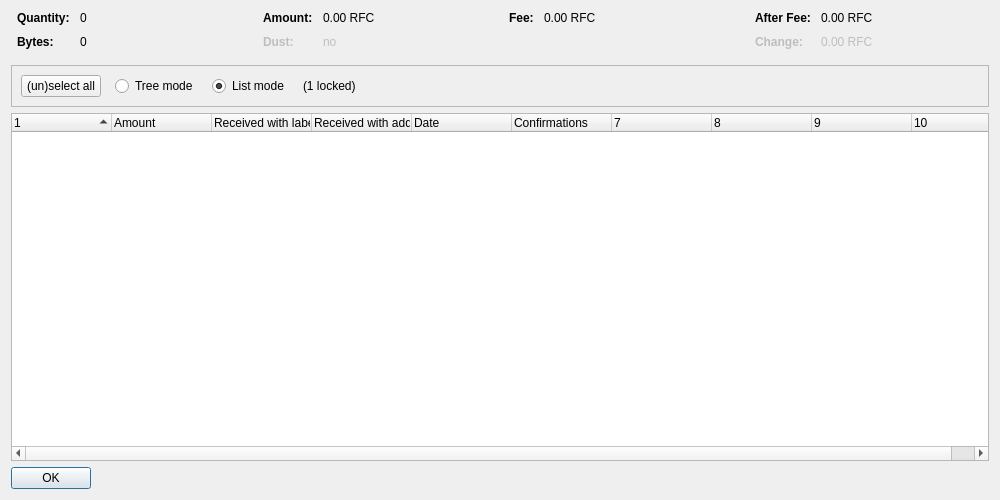
<?xml version="1.0" encoding="UTF-8"?>
<ui version="4.0">
 <class>CoinControlDialog</class>
 <widget class="QDialog" name="CoinControlDialog">
  <property name="geometry">
   <rect>
    <x>0</x>
    <y>0</y>
    <width>1000</width>
    <height>500</height>
   </rect>
  </property>
  <property name="windowTitle">
   <string>Coin Selection</string>
  </property>
  <layout class="QVBoxLayout" name="verticalLayout">
   <item>
    <layout class="QHBoxLayout" name="horizontalLayoutTop" stretch="0,0,0,0">
     <property name="topMargin">
      <number>0</number>
     </property>
     <property name="bottomMargin">
      <number>10</number>
     </property>
     <item>
      <layout class="QFormLayout" name="formLayoutCoinControl1">
       <property name="horizontalSpacing">
        <number>10</number>
       </property>
       <property name="verticalSpacing">
        <number>10</number>
       </property>
       <property name="leftMargin">
        <number>6</number>
       </property>
       <property name="rightMargin">
        <number>6</number>
       </property>
       <item row="0" column="0">
        <widget class="QLabel" name="labelCoinControlQuantityText">
         <property name="font">
          <font>
           <weight>75</weight>
           <bold>true</bold>
          </font>
         </property>
         <property name="text">
          <string>Quantity:</string>
         </property>
        </widget>
       </item>
       <item row="0" column="1">
        <widget class="QLabel" name="labelCoinControlQuantity">
         <property name="cursor">
          <cursorShape>IBeamCursor</cursorShape>
         </property>
         <property name="contextMenuPolicy">
          <enum>Qt::ActionsContextMenu</enum>
         </property>
         <property name="text">
          <string notr="true">0</string>
         </property>
         <property name="textInteractionFlags">
          <set>Qt::LinksAccessibleByMouse|Qt::TextSelectableByKeyboard|Qt::TextSelectableByMouse</set>
         </property>
        </widget>
       </item>
       <item row="1" column="0">
        <widget class="QLabel" name="labelCoinControlBytesText">
         <property name="font">
          <font>
           <weight>75</weight>
           <bold>true</bold>
          </font>
         </property>
         <property name="text">
          <string>Bytes:</string>
         </property>
        </widget>
       </item>
       <item row="1" column="1">
        <widget class="QLabel" name="labelCoinControlBytes">
         <property name="cursor">
          <cursorShape>IBeamCursor</cursorShape>
         </property>
         <property name="contextMenuPolicy">
          <enum>Qt::ActionsContextMenu</enum>
         </property>
         <property name="text">
          <string notr="true">0</string>
         </property>
         <property name="textInteractionFlags">
          <set>Qt::LinksAccessibleByMouse|Qt::TextSelectableByKeyboard|Qt::TextSelectableByMouse</set>
         </property>
        </widget>
       </item>
      </layout>
     </item>
     <item>
      <layout class="QFormLayout" name="formLayoutCoinControl2">
       <property name="horizontalSpacing">
        <number>10</number>
       </property>
       <property name="verticalSpacing">
        <number>10</number>
       </property>
       <property name="leftMargin">
        <number>6</number>
       </property>
       <property name="rightMargin">
        <number>6</number>
       </property>
       <item row="0" column="0">
        <widget class="QLabel" name="labelCoinControlAmountText">
         <property name="font">
          <font>
           <weight>75</weight>
           <bold>true</bold>
          </font>
         </property>
         <property name="text">
          <string>Amount:</string>
         </property>
        </widget>
       </item>
       <item row="0" column="1">
        <widget class="QLabel" name="labelCoinControlAmount">
         <property name="cursor">
          <cursorShape>IBeamCursor</cursorShape>
         </property>
         <property name="contextMenuPolicy">
          <enum>Qt::ActionsContextMenu</enum>
         </property>
         <property name="text">
          <string notr="true">0.00 RFC</string>
         </property>
         <property name="textInteractionFlags">
          <set>Qt::LinksAccessibleByMouse|Qt::TextSelectableByKeyboard|Qt::TextSelectableByMouse</set>
         </property>
        </widget>
       </item>
       <item row="1" column="0">
        <widget class="QLabel" name="labelCoinControlLowOutputText">
         <property name="enabled">
          <bool>false</bool>
         </property>
         <property name="font">
          <font>
           <weight>75</weight>
           <bold>true</bold>
          </font>
         </property>
         <property name="text">
          <string>Dust:</string>
         </property>
        </widget>
       </item>
       <item row="1" column="1">
        <widget class="QLabel" name="labelCoinControlLowOutput">
         <property name="enabled">
          <bool>false</bool>
         </property>
         <property name="cursor">
          <cursorShape>IBeamCursor</cursorShape>
         </property>
         <property name="contextMenuPolicy">
          <enum>Qt::ActionsContextMenu</enum>
         </property>
         <property name="text">
          <string notr="true">no</string>
         </property>
         <property name="textInteractionFlags">
          <set>Qt::LinksAccessibleByMouse|Qt::TextSelectableByKeyboard|Qt::TextSelectableByMouse</set>
         </property>
        </widget>
       </item>
      </layout>
     </item>
     <item>
      <layout class="QFormLayout" name="formLayoutCoinControl3">
       <property name="horizontalSpacing">
        <number>10</number>
       </property>
       <property name="verticalSpacing">
        <number>10</number>
       </property>
       <property name="leftMargin">
        <number>6</number>
       </property>
       <property name="rightMargin">
        <number>6</number>
       </property>
       <item row="0" column="0">
        <widget class="QLabel" name="labelCoinControlFeeText">
         <property name="font">
          <font>
           <weight>75</weight>
           <bold>true</bold>
          </font>
         </property>
         <property name="text">
          <string>Fee:</string>
         </property>
        </widget>
       </item>
       <item row="0" column="1">
        <widget class="QLabel" name="labelCoinControlFee">
         <property name="cursor">
          <cursorShape>IBeamCursor</cursorShape>
         </property>
         <property name="contextMenuPolicy">
          <enum>Qt::ActionsContextMenu</enum>
         </property>
         <property name="text">
          <string notr="true">0.00 RFC</string>
         </property>
         <property name="textInteractionFlags">
          <set>Qt::LinksAccessibleByMouse|Qt::TextSelectableByKeyboard|Qt::TextSelectableByMouse</set>
         </property>
        </widget>
       </item>
      </layout>
     </item>
     <item>
      <layout class="QFormLayout" name="formLayoutCoinControl4">
       <property name="horizontalSpacing">
        <number>10</number>
       </property>
       <property name="verticalSpacing">
        <number>10</number>
       </property>
       <property name="leftMargin">
        <number>6</number>
       </property>
       <property name="rightMargin">
        <number>6</number>
       </property>
       <item row="0" column="0">
        <widget class="QLabel" name="labelCoinControlAfterFeeText">
         <property name="font">
          <font>
           <weight>75</weight>
           <bold>true</bold>
          </font>
         </property>
         <property name="text">
          <string>After Fee:</string>
         </property>
        </widget>
       </item>
       <item row="0" column="1">
        <widget class="QLabel" name="labelCoinControlAfterFee">
         <property name="cursor">
          <cursorShape>IBeamCursor</cursorShape>
         </property>
         <property name="contextMenuPolicy">
          <enum>Qt::ActionsContextMenu</enum>
         </property>
         <property name="text">
          <string notr="true">0.00 RFC</string>
         </property>
         <property name="textInteractionFlags">
          <set>Qt::LinksAccessibleByMouse|Qt::TextSelectableByKeyboard|Qt::TextSelectableByMouse</set>
         </property>
        </widget>
       </item>
       <item row="1" column="0">
        <widget class="QLabel" name="labelCoinControlChangeText">
         <property name="enabled">
          <bool>false</bool>
         </property>
         <property name="font">
          <font>
           <weight>75</weight>
           <bold>true</bold>
          </font>
         </property>
         <property name="text">
          <string>Change:</string>
         </property>
        </widget>
       </item>
       <item row="1" column="1">
        <widget class="QLabel" name="labelCoinControlChange">
         <property name="enabled">
          <bool>false</bool>
         </property>
         <property name="cursor">
          <cursorShape>IBeamCursor</cursorShape>
         </property>
         <property name="contextMenuPolicy">
          <enum>Qt::ActionsContextMenu</enum>
         </property>
         <property name="text">
          <string notr="true">0.00 RFC</string>
         </property>
         <property name="textInteractionFlags">
          <set>Qt::LinksAccessibleByMouse|Qt::TextSelectableByKeyboard|Qt::TextSelectableByMouse</set>
         </property>
        </widget>
       </item>
      </layout>
     </item>
    </layout>
   </item>
   <item>
    <widget class="QFrame" name="frame">
     <property name="minimumSize">
      <size>
       <width>0</width>
       <height>40</height>
      </size>
     </property>
     <property name="frameShape">
      <enum>QFrame::StyledPanel</enum>
     </property>
     <property name="frameShadow">
      <enum>QFrame::Sunken</enum>
     </property>
     <layout class="QHBoxLayout" name="horizontalLayout">
      <item>
       <layout class="QHBoxLayout" name="horizontalLayoutPanel" stretch="0,0,0,0,0">
        <property name="spacing">
         <number>14</number>
        </property>
        <item>
         <widget class="QPushButton" name="pushButtonSelectAll">
          <property name="sizePolicy">
           <sizepolicy hsizetype="Maximum" vsizetype="Fixed">
            <horstretch>0</horstretch>
            <verstretch>0</verstretch>
           </sizepolicy>
          </property>
          <property name="text">
           <string>(un)select all</string>
          </property>
          <property name="autoDefault">
           <bool>false</bool>
          </property>
         </widget>
        </item>
        <item>
         <widget class="QRadioButton" name="radioTreeMode">
          <property name="sizePolicy">
           <sizepolicy hsizetype="Maximum" vsizetype="Fixed">
            <horstretch>0</horstretch>
            <verstretch>0</verstretch>
           </sizepolicy>
          </property>
          <property name="text">
           <string>Tree mode</string>
          </property>
         </widget>
        </item>
        <item>
         <widget class="QRadioButton" name="radioListMode">
          <property name="sizePolicy">
           <sizepolicy hsizetype="Maximum" vsizetype="Fixed">
            <horstretch>0</horstretch>
            <verstretch>0</verstretch>
           </sizepolicy>
          </property>
          <property name="text">
           <string>List mode</string>
          </property>
          <property name="checked">
           <bool>true</bool>
          </property>
         </widget>
        </item>
        <item>
         <widget class="QLabel" name="labelLocked">
          <property name="text">
           <string notr="true">(1 locked)</string>
          </property>
         </widget>
        </item>
        <item>
         <spacer name="horizontalSpacer">
          <property name="orientation">
           <enum>Qt::Horizontal</enum>
          </property>
          <property name="sizeHint" stdset="0">
           <size>
            <width>40</width>
            <height>20</height>
           </size>
          </property>
         </spacer>
        </item>
       </layout>
      </item>
     </layout>
    </widget>
   </item>
   <item>
    <widget class="CoinControlTreeWidget" name="treeWidget">
     <property name="contextMenuPolicy">
      <enum>Qt::CustomContextMenu</enum>
     </property>
     <property name="sortingEnabled">
      <bool>false</bool>
     </property>
     <property name="columnCount">
      <number>10</number>
     </property>
     <attribute name="headerShowSortIndicator" stdset="0">
      <bool>true</bool>
     </attribute>
     <attribute name="headerStretchLastSection">
      <bool>false</bool>
     </attribute>
     <column>
      <property name="text">
       <string/>
      </property>
     </column>
     <column>
      <property name="text">
       <string>Amount</string>
      </property>
     </column>
     <column>
      <property name="text">
       <string>Received with label</string>
      </property>
     </column>
     <column>
      <property name="text">
       <string>Received with address</string>
      </property>
     </column>
     <column>
      <property name="text">
       <string>Date</string>
      </property>
     </column>
     <column>
      <property name="text">
       <string>Confirmations</string>
      </property>
      <property name="toolTip">
       <string>Confirmed</string>
      </property>
     </column>
     <column>
      <property name="text">
       <string/>
      </property>
     </column>
     <column>
      <property name="text">
       <string/>
      </property>
     </column>
     <column>
      <property name="text">
       <string/>
      </property>
     </column>
     <column>
      <property name="text">
       <string/>
      </property>
     </column>
    </widget>
   </item>
   <item>
    <widget class="QDialogButtonBox" name="buttonBox">
     <property name="sizePolicy">
      <sizepolicy hsizetype="Maximum" vsizetype="Fixed">
       <horstretch>0</horstretch>
       <verstretch>0</verstretch>
      </sizepolicy>
     </property>
     <property name="orientation">
      <enum>Qt::Horizontal</enum>
     </property>
     <property name="standardButtons">
      <set>QDialogButtonBox::Ok</set>
     </property>
    </widget>
   </item>
  </layout>
 </widget>
 <customwidgets>
  <customwidget>
   <class>CoinControlTreeWidget</class>
   <extends>QTreeWidget</extends>
   <header>coincontroltreewidget.h</header>
  </customwidget>
 </customwidgets>
 <resources/>
 <connections/>
</ui>
